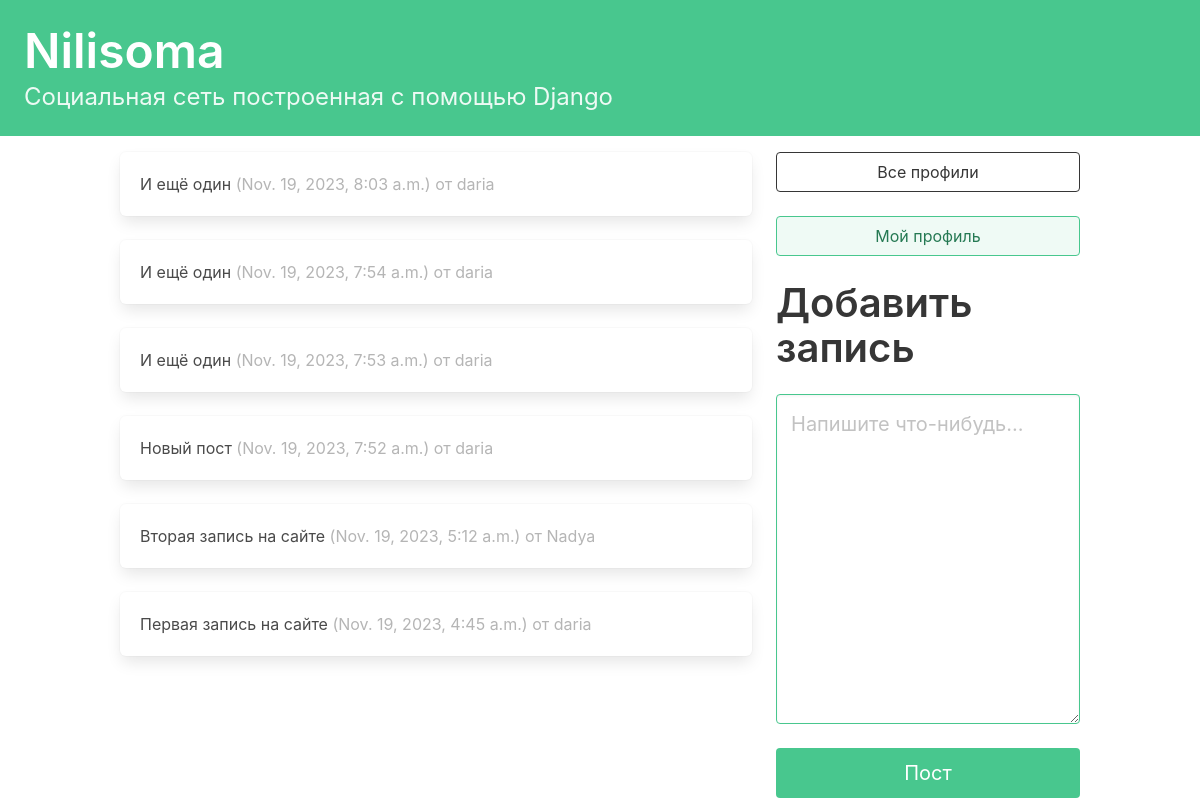
Screenshot of / (signed in) with the database file from the repository.
### nilisoma/models.py (models this page shows, shortened)
class Record(models.Model):
    user = models.ForeignKey(
        User, related_name="records", on_delete=models.DO_NOTHING
    )
    body = models.CharField(max_length=140)
    created_at = models.DateTimeField(auto_now_add=True)

### nilisoma/views.py (the view)
# urls.py: path("", dashboard, name="dashboard"),
def dashboard(request):
    form = RecordForm(request.POST or None)
    if request.user.is_anonymous:
        return redirect('users:login')
    if request.method == "POST":
        if form.is_valid():
            record = form.save(commit=False)
            record.user = request.user
            record.save()
            return redirect("nilisoma:dashboard")
    followed_records = Record.objects.filter(
        user__profile__in=request.user.profile.follows.all()
    ).order_by("-created_at")
    return render(request, "nilisoma/dashboard.html", {"form": form, "records": followed_records},)

### nilisoma/forms.py
class RecordForm(forms.ModelForm):
    body = forms.CharField(required=True,
                           widget=forms.widgets.Textarea(
            attrs={
                "placeholder": "Напишите что-нибудь...",
                "class": "textarea is-success is-medium",
            }
        ),
        label="",)
    class Meta:
        model = Record
        exclude = ("user", )

### nilisoma/templates/nilisoma/dashboard.html (shortened to what this page needs)
{% extends 'base.html' %}
{% block content %}
<div class="column">
    {% for record in records %}
        <div class="box">
            {{record.body}}
            <span class="is-small has-text-grey-light">
                ({{ record.created_at }}) от {{ record.user.username }}
            </span>
        </div>
    {% endfor %}
</div>
<div class="column is-one-third">
    <div class="block">
        <a href="{% url 'nilisoma:profile_list' %} ">
            <button class="button is-dark is-outlined is-fullwidth">
                Все профили
            </button>
        </a>
    </div>
    <div class="block">
        <a href="{% url 'nilisoma:profile' request.user.profile.id %} ">
            <button class="button is-success is-light is-outlined is-fullwidth">
                Мой профиль
            </button>
        </a>
    </div>
    <div class="block">
        <div class="block">
            <h2 class="title is-2">Добавить запись</p>
        </div>
        <div class="block">
            <form method="post">
                {{ form.as_p }}
                <button class="button is-success is-fullwidth is-medium mt-5"
                        type="submit">Пост
                </button>
            </form>
        </div>
    </div>
</div>
{% endblock content %}

### rows the page displays
Record: body "И ещё один", created_at "Nov. 19, 2023, 8:03 a.m.", user.username "daria"
Record: body "И ещё один", created_at "Nov. 19, 2023, 7:54 a.m.", user.username "daria"
Record: body "И ещё один", created_at "Nov. 19, 2023, 7:53 a.m.", user.username "daria"
Record: body "Новый пост", created_at "Nov. 19, 2023, 7:52 a.m.", user.username "daria"
Record: body "Вторая запись на сайте", created_at "Nov. 19, 2023, 5:12 a.m.", user.username "Nadya"
Record: body "Первая запись на сайте", created_at "Nov. 19, 2023, 4:45 a.m.", user.username "daria"
